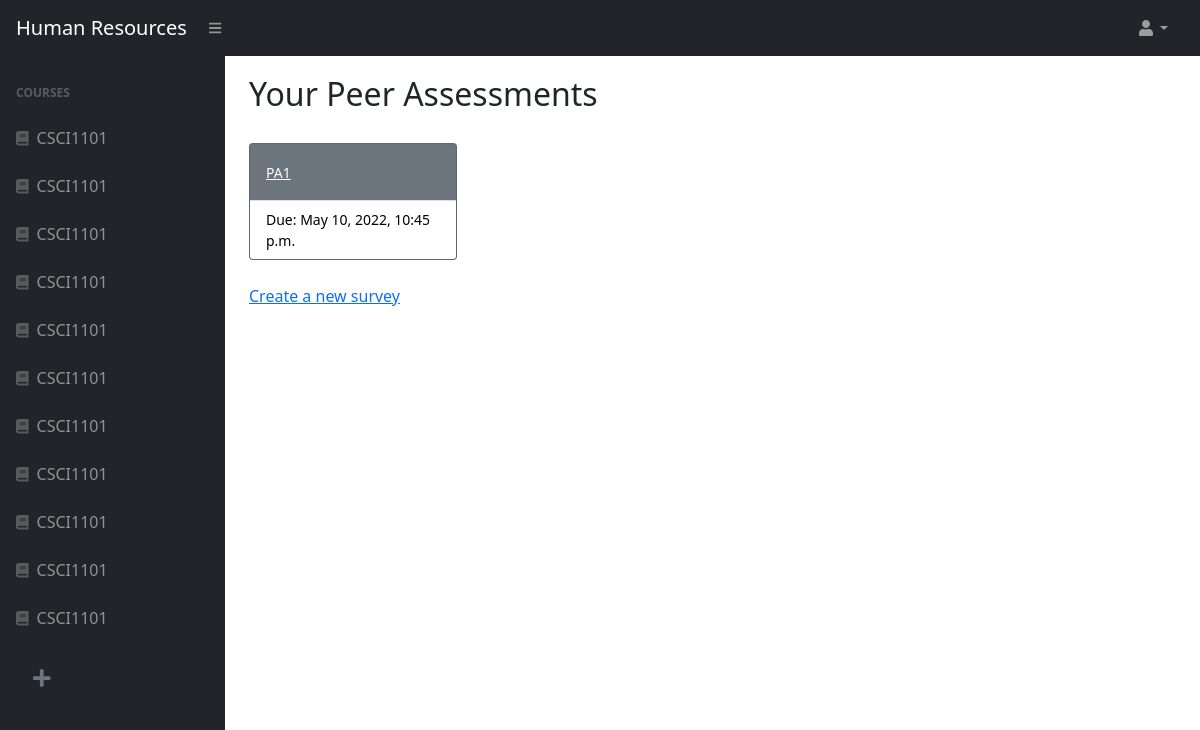
The page /5/assessments_list/ (signed in) on the database as committed earlier.
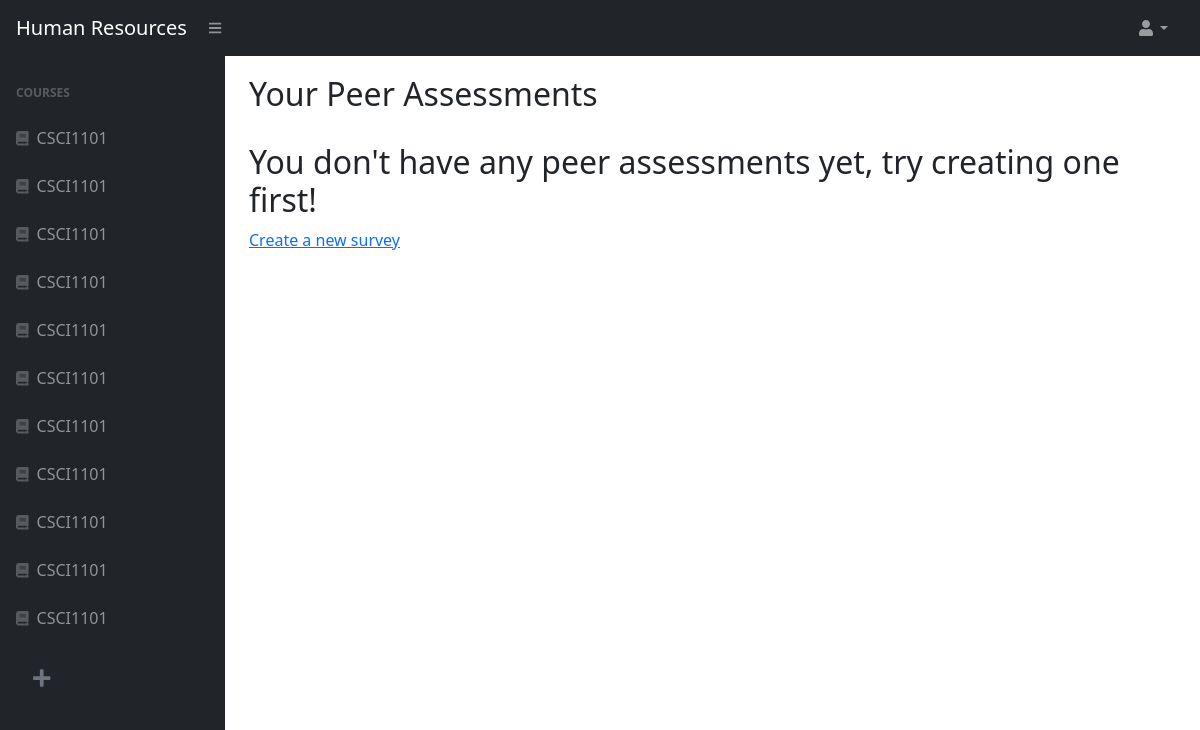
The same page on the database as committed later.
### courses/models.py (models this page shows)
class Course(models.Model):
	SEMESTERS = (
		('FALL', 'Fall'),
		('SPRING', 'Spring'),
		('SUMMER', 'Summer'),
		('WINTER', 'Winter')
	)
	name = models.CharField(max_length=120, blank=False)
	semester 	= models.CharField(max_length=10, choices=SEMESTERS)
	year 		= models.DecimalField(max_digits=5,decimal_places=0, blank=False)
	code 		= models.CharField(max_length=30, blank=False)
	course_id 	= models.AutoField(primary_key=True)
	professor = models.EmailField(max_length=120)

### assessments/models.py (models this page shows)
class PeerAssessment(models.Model):
    title = models.CharField(max_length=64)
    is_active = models.BooleanField(default=False)
    creator = models.ForeignKey(User, on_delete=models.CASCADE,default=None)
    creation_date = models.DateTimeField(default=timezone.now)
    end_date = models.DateTimeField(default=get_week_ahead)
    course_id = models.IntegerField()

### assessments/views.py (the view)
# urls.py: path('<int:course_pk>/assessments_list/', assessment_views.assessments_list, name='assessments_list'),
@login_required
def assessments_list(request,course_pk):
    peer_assessments = PeerAssessment.objects.filter(creator=request.user).filter(course_id=course_pk).order_by("-creation_date").all()
    curr = Course.objects.get(course_id=course_pk)
    data = {
        "course_list": get_user_registrations(request),
        "invitations": get_user_invitations(request),
        "peer_assessments": peer_assessments,
        "current_course_name": curr.name,
        "course_pk": course_pk,
        "user": request.user
    }
    return render(request, "assessments/assessments_list.html", data)

### assessments/views.py (called while the page is built)
def get_user_registrations(request):
    if request.user.is_staff:
        registrations = Course.objects.filter(professor=request.user.email)
    else:
        registrations = Registration.objects.filter(student=request.user.email)
    return registrations

def get_user_invitations(request):
    invitations = []
    if not request.user.is_staff:
        invitations = Invitation.objects.filter(student=request.user.email)
    return invitations

### assessments/templates/assessments/assessments_list.html (shortened to what this page needs)
{% extends "users/home.html" %}
{% load static %}
{% load crispy_forms_tags %}
{% block course_header %}
<div class="col">
    <h1 style="font-size: 1.75rem;" style="align-items:center" class="navbar-brand d-md-inline-block ms-auto"><strong>{{current_course}}</strong></h1>
</div>
<ul class="navbar-nav ms-auto ms-md-0 me-3 me-lg-4">
    <li class="nav-item dropdown">
        <a class="nav-link dropdown-toggle" id="navbarDropdown" href="#" role="button" data-bs-toggle="dropdown" aria-expanded="false"><i class="fas fa-user fa-fw"></i></a>
    </li>
</ul>
{% endblock %}
{% block core_content %}
<div class="container-fluid px-4">
        <div class="ui left aligned basic very padded segment">
            <h2 style="margin-bottom: 30px;" class="ui header">Your Peer Assessments</h2>
                {% if peer_assessments %}
                <div class="row col-md-12">
                    {% for peer_assessment in peer_assessments %}
                    <div class="col-xl-3 col-md-6">
                        <div class="card bg-secondary text-white mb-4">
                            <div class="card-body">
                                {% if user.is_authenticated %}
                                {% if peer_assessment.is_active %}
                                <a class="small text-white stretched-link" style="z-index: 10;" href="{% url 'start_assessment' peer_assessment.pk course_pk%}">{{peer_assessment.title}}</a>
                                {% else %}
                                <a class="small text-white stretched-link" style="z-index: 10; color: white;" href="{% url 'edit_assessment' peer_assessment.pk course_pk%}">{{peer_assessment.title}}</a>
                                {% endif %}
                                {% else %}
                                {% if peer_assessment.is_active %}
                                <a class="small text-white stretched-link" style="z-index: 10;" href="{% url 'start_assessment' peer_assessment.pk course_pk%}">{{peer_assessment.title}}</a>
                                {% else %}
                                {{peer_assessment.title}}
                                {% endif %}
                                {% endif %}
                            </div>
                            <div style="background-color: white;" class="card-footer d-flex align-items-center justify-content-between small text-black">
                                {% if peer_assessment.is_active %}
                                Due: {{peer_assessment.end_date}}
                                {% else %}
                                Not Active
                                {% endif %}
                            </div>
                        </div>
                    </div>
                    {% endfor %}
                </div>
                {% else %}
                    <h2 class="ui header">
                        <div class="sub header">You don't have any peer assessments yet, try creating one first!</div>
                    </h2>
                {% endif %}
                    <a href="{% url 'create_assessment' course_pk%}">
                        <div class="ui primary button">Create a new survey</div>
                    </a>
        </div>
    </div>
</div>
                    {% endblock %}

### users/templates/users/home.html (shortened to what this page needs)
{% load static %}
{% load crispy_forms_tags %}
<!DOCTYPE html>
<html lang="en">
    <head>
        <link rel="stylesheet"  href="{%  static  'css/styles.css'  %}">
        <link href="https://cdn.jsdelivr.net/npm/simple-datatables@latest/dist/style.css" rel="stylesheet" />
    </head>
    <body class="sb-nav-fixed">
        <nav class="sb-topnav navbar navbar-expand navbar-dark bg-dark">
            <div class="col-2">
                <a class="navbar-brand ps-3" href="/">Human Resources</a>
            </div>
            <div class="col-4">
                <button class="btn btn-link btn-sm order-1 order-lg-0 me-4 me-lg-0" id="sidebarToggle" href="#!"><i class="fas fa-bars"></i></button>
            </div>
            {% block course_header %}{% endblock %}
        </nav>
        <div id="layoutSidenav">
            <div id="layoutSidenav_nav">
                <nav class="sb-sidenav accordion sb-sidenav-dark" id="sidenavAccordion">
                    <div class="sb-sidenav-menu">
                        <div class="nav">
                            <div class="sb-sidenav-menu-heading">Courses</div>
                            {% for course in course_list %}
                            <a class="nav-link" href="{% url 'assessments_list' course.course_id %}">
                                <div class="sb-nav-link-icon"><i class="fas fa-solid fa-book"></i></div>
                                {{ course.name }}
                            </a>
                            {% empty %}
                            <div style="margin-left:5%">No courses for this user</div>
                            {% endfor %}
                            {% if user.is_staff%}
                            <a class = "nav-link" href="{% url 'create_course' %}">
                                <button class="btn btn-transparent btn-lg">
                                    <i style="color:#6c757d" class="fas fa-solid fa-plus"></i>
                                </button>
                            </a>
                            {% endif %}
                        </div>
                    </div>
                </nav>
            </div>
            <div id="layoutSidenav_content">
                <main>
                    {% block core_content %}{% endblock %}
            </div>
    </body>
</html>

Rows that differ between the two databases and show on the page:
removed PeerAssessment: title "PA1", end_date "May 10, 2022, 10:45 p.m."
Other text that changed with them:
text now shown: "You don't have any peer assessments yet, try creating one first!"
